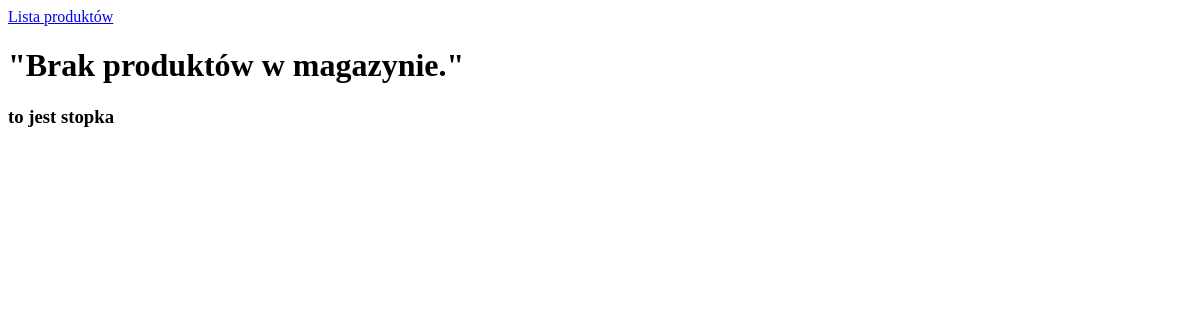
Before: /products/ with the older database file.
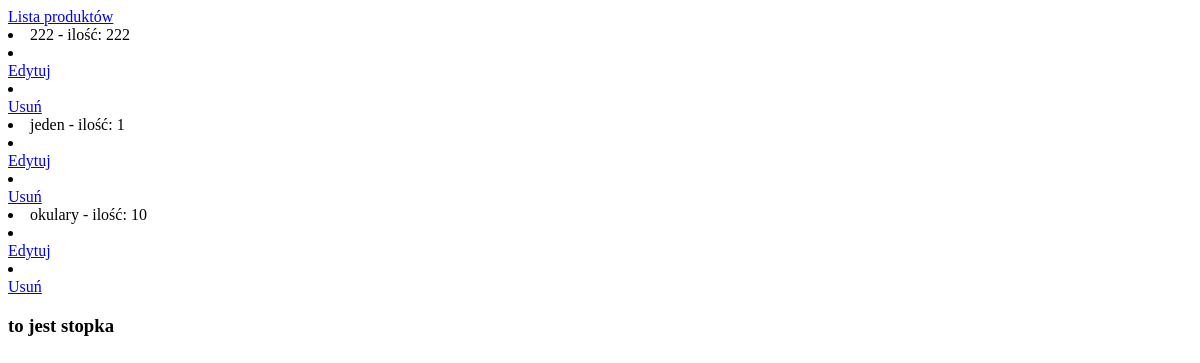
After: the same page with the newer database file.
### inventory/models.py (models this page shows, shortened)
class Product(models.Model):
    name = models.CharField(max_length=200, null=False)
    quantity = models.IntegerField(default=0)
    created_at = models.DateTimeField(auto_now_add=True)
    class Meta:
        ordering = ['name']

### inventory/views.py (the view)
# urls.py: path('', views.product_list),
def product_list(request):
    products = Product.objects.all()
    return render(request, "inventory/product_list.html", {"products": products})

### inventory/templates/inventory/product_list.html
{% extends "base.html" %} {% block title %}Lista produktów {% endblock %}
{% block content %}
{% if products %}
{% for product in products %}
<li>{{product.name}} - ilość: {{ product.quantity }}</li>
<li>
  <nav>
    <a href="/products/edit-product/{{ product.id }}/"> Edytuj </a>
  </nav>
</li>
<li>
  <nav>
    <a href="/products/delete-product/{{ product.id }}/">Usuń</a>
  </nav>
</li>
{% endfor %}
{% else %}
<h1>"Brak produktów w magazynie."</h1>
{% endif %}
{% endblock %}

Changed rows visible on the page:
added Product: name "222", quantity "222"
added Product: name "jeden", quantity "1"
added Product: name "okulary", quantity "10"
Other visible differences:
text no longer shown: "\"Brak produktów w magazynie.\""
